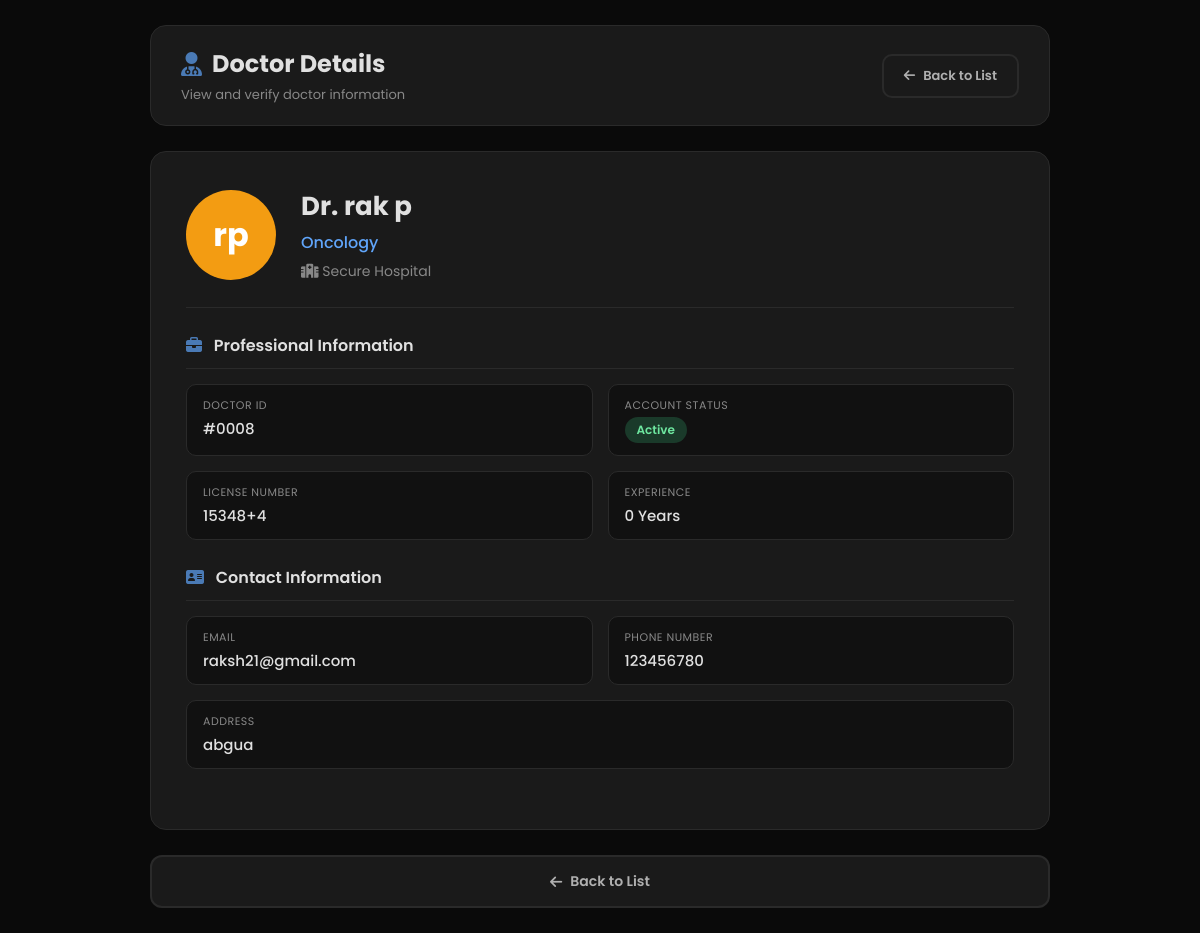
/view_doctor/8, run on the app's committed database.
### tables this page shows
CREATE TABLE doctors (
        doctor_id INTEGER PRIMARY KEY AUTOINCREMENT,
        hospital_id INTEGER NOT NULL,
        doctor_name TEXT NOT NULL,
        specialization TEXT NOT NULL,
        email TEXT UNIQUE NOT NULL,
        phone TEXT,
        experience INTEGER,
        license_number TEXT UNIQUE,
        username TEXT UNIQUE NOT NULL,
        password TEXT NOT NULL,
        address TEXT,
        public_key TEXT,
        private_key TEXT,
        status TEXT DEFAULT 'Active', profile_pic TEXT, license_document TEXT,
        FOREIGN KEY (hospital_id) REFERENCES hospitals(hospital_id)
    );

CREATE TABLE hospitals (
        hospital_id INTEGER PRIMARY KEY AUTOINCREMENT,
        hospital_name TEXT NOT NULL,
        registration_id TEXT,
        email TEXT,
        phone TEXT,
        location TEXT,
        address TEXT,
        specialization TEXT
    , doctor_pdf TEXT);

### app.py (the view)
@app.route("/view_doctor/<int:doctor_id>")
def view_doctor(doctor_id):
    conn = get_db_connection()
    doctor = conn.execute(
        """
        SELECT doctors.*, hospitals.hospital_name
        FROM doctors
        LEFT JOIN hospitals ON doctors.hospital_id = hospitals.hospital_id
        WHERE doctors.doctor_id = ?
        """,
        (doctor_id,)
    ).fetchone()
    conn.close()
    if not doctor:
        flash("Doctor not found!", "error")
        return redirect(url_for("view_doctors"))
    return render_template("view_single_doctor.html", doctor=doctor)

### app.py (called while the page is built)
def get_db_connection():
    conn = sqlite3.connect(DATABASE_PATH, timeout=30)
    conn.row_factory = sqlite3.Row
    conn.execute("PRAGMA busy_timeout = 30000")
    return conn

### templates/view_single_doctor.html (shortened to what this page needs)
<!DOCTYPE html>
<html lang="en">
<head>
    <link rel="stylesheet" href="https://cdnjs.cloudflare.com/ajax/libs/font-awesome/6.5.2/css/all.min.css">
</head>
<body>
    <div class="container">
        <div class="page-header">
            <div class="header-left">
                <h1><i class="fa-solid fa-user-doctor"></i> Doctor Details</h1>
                <p>View and verify doctor information</p>
            </div>
            <a href="{{ url_for('view_doctors') }}" class="btn btn-outline">
                <i class="fa-solid fa-arrow-left"></i> Back to List
            </a>
        </div>
        <div class="profile-card">
            <div class="profile-header">
                {% set colors = ['#0B3D91', '#27ae60', '#f39c12', '#8e44ad', '#e74c3c', '#1abc9c'] %}
                {% set color_index = doctor.doctor_id % 6 %}
                <div class="profile-avatar" style="background:{{ colors[color_index] }}">
                    {{ doctor.doctor_name.split()[0][0] if doctor.doctor_name.split() else doctor.doctor_name[0] }}{{ doctor.doctor_name.split()[1][0] if doctor.doctor_name.split()|length > 1 else '' }}
                </div>
                <div class="profile-info">
                    <h2>Dr. {{ doctor.doctor_name }}</h2>
                    <div class="specialization">{{ doctor.specialization }}</div>
                    <div class="hospital"><i class="fa-solid fa-hospital"></i> {{ doctor.hospital_name or 'N/A' }}</div>
                </div>
            </div>
            <div class="detail-section">
                <h3><i class="fa-solid fa-briefcase"></i> Professional Information</h3>
                <div class="detail-grid">
                    <div class="detail-item">
                        <div class="label">Doctor ID</div>
                        <div class="value">#{{ "%04d"|format(doctor.doctor_id) }}</div>
                    </div>
                    <div class="detail-item">
                        <div class="label">Account Status</div>
                        <div class="value">
                            <span class="status-badge {{ doctor.status }}">{{ doctor.status or 'Active' }}</span>
                        </div>
                    </div>
                    <div class="detail-item">
                        <div class="label">License Number</div>
                        <div class="value">{{ doctor.license_number or 'N/A' }}</div>
                    </div>
                    <div class="detail-item">
                        <div class="label">Experience</div>
                        <div class="value">{{ doctor.experience or 0 }} Years</div>
                    </div>
                </div>
            </div>
            <div class="detail-section">
                <h3><i class="fa-solid fa-address-card"></i> Contact Information</h3>
                <div class="detail-grid">
                    <div class="detail-item">
                        <div class="label">Email</div>
                        <div class="value">{{ doctor.email }}</div>
                    </div>
                    <div class="detail-item">
                        <div class="label">Phone Number</div>
                        <div class="value">{{ doctor.phone or 'N/A' }}</div>
                    </div>
                    <div class="detail-item full-width">
                        <div class="label">Address</div>
                        <div class="value">{{ doctor.address or 'N/A' }}</div>
                    </div>
                </div>
            </div>
        </div>
        <div class="action-buttons">
            <a href="{{ url_for('view_doctors') }}" class="btn btn-outline">
                <i class="fa-solid fa-arrow-left"></i> Back to List
            </a>
        </div>
    </div>
</body>
</html>

### templates/view_single_doctor.html (style rules this page uses)
* { margin: 0; padding: 0; box-sizing: border-box; }
body { font-family: 'Poppins', sans-serif; background: #0a0a0a; min-height: 100vh; padding: 25px; display: flex; align-items: flex-start; justify-content: center; }
.container { max-width: 900px; width: 100%; }
.page-header { display: flex; justify-content: space-between; align-items: center; margin-bottom: 25px; flex-wrap: wrap; gap: 15px; background: #1a1a1a; padding: 20px 30px; border-radius: 16px; border: 1px solid #2a2a2a; }
.header-left h1 { color: #e0e0e0; font-size: 24px; display: flex; align-items: center; gap: 10px; }
.header-left h1 i { color: #4a7ab5; }
.header-left p { color: #888888; font-size: 13px; margin-top: 4px; }
.btn { padding: 10px 20px; border-radius: 10px; text-decoration: none; border: none; cursor: pointer; font-weight: 600; display: inline-flex; align-items: center; justify-content: center; gap: 8px; font-family: 'Poppins', sans-serif; font-size: 13px; transition: all 0.3s ease; }
.btn-outline { border: 2px solid #2a2a2a; background: #1a1a1a; color: #b0b0b0; }
.profile-card { background: #1a1a1a; border-radius: 16px; padding: 35px; border: 1px solid #2a2a2a; margin-bottom: 25px; }
.profile-header { display: flex; align-items: center; gap: 25px; border-bottom: 1px solid #2a2a2a; padding-bottom: 25px; margin-bottom: 25px; flex-wrap: wrap; }
.profile-avatar { width: 90px; height: 90px; border-radius: 50%; display: flex; align-items: center; justify-content: center; font-size: 32px; font-weight: 700; color: white; flex-shrink: 0; }
.profile-info h2 { color: #e0e0e0; font-size: 26px; }
.profile-info .specialization { color: #60a5fa; font-weight: 500; font-size: 16px; margin-top: 4px; }
.profile-info .hospital { color: #888888; font-size: 14px; margin-top: 6px; }
.detail-section { margin-bottom: 25px; }
.detail-section h3 { color: #e0e0e0; font-size: 16px; font-weight: 600; margin-bottom: 15px; padding-bottom: 10px; border-bottom: 1px solid #2a2a2a; }
.detail-section h3 i { color: #4a7ab5; margin-right: 8px; }
.detail-grid { display: grid; grid-template-columns: 1fr 1fr; gap: 15px; }
.detail-item { background: #111111; padding: 12px 16px; border-radius: 10px; border: 1px solid #2a2a2a; }
.detail-item .label { font-size: 11px; color: #888888; text-transform: uppercase; letter-spacing: 0.5px; }
.detail-item .value { font-size: 15px; color: #e0e0e0; font-weight: 500; margin-top: 3px; }
.detail-item.full-width { grid-column: 1 / -1; }
.status-badge { padding: 4px 12px; border-radius: 20px; font-size: 12px; font-weight: 600; display: inline-block; }
.status-badge.Active { background: #1a3a2a; color: #6ee7a0; }
.action-buttons { display: flex; gap: 15px; flex-wrap: wrap; align-items: center; }
.action-buttons .btn, .action-buttons form { flex: 1; min-width: 200px; }
.action-buttons > .btn { padding: 14px; font-size: 14px; border-radius: 12px; }

### data on the page
doctors: doctor_name "r", doctor_name.split|length "p", doctor_name "rak p", specialization "Oncology", doctor_id "0008", status "Active", license_number "15348+4", experience "0", email "raksh21@gmail.com", phone "123456780", address "abgua"
hospitals: hospital_name "Secure Hospital"
